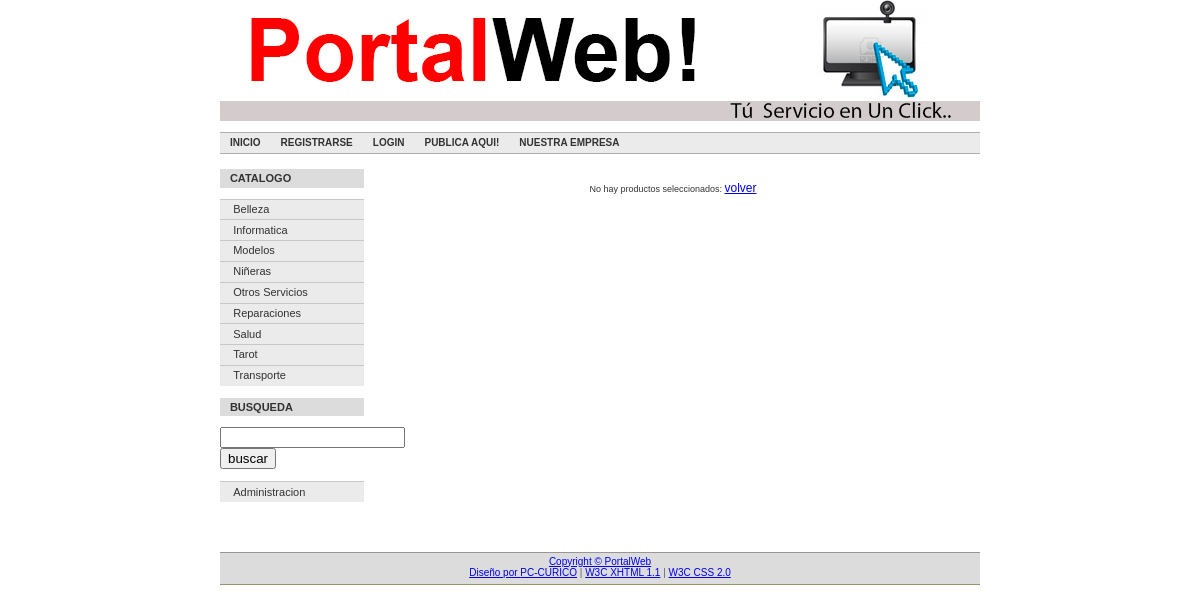
The app's page /index.php?ac=carro with its own data.
### tables this page shows
CREATE TABLE `categoriaproductos` (
  `CategoriaID` tinyint(4) NOT NULL auto_increment,
  `CategoriaNombre` varchar(20) NOT NULL,
  PRIMARY KEY  (`CategoriaID`)
);

### include/paginator.inc.php (called while the page is built, shortened)
<?php
 if(empty($_pagi_cuantos)){
	$_pagi_cuantos = 20;
 }
 if (empty($_GET['_pagi_pg'])){
	$_pagi_actual = 1;
 }else{
    	$_pagi_actual = $_GET['_pagi_pg'];
 }
 $_pagi_inicial = ($_pagi_actual-1) * $_pagi_cuantos;
 $_pagi_sqlLim = $_pagi_sql." LIMIT $_pagi_inicial,$_pagi_cuantos";
 $_pagi_result = mysql_query($_pagi_sqlLim);
?>

### index.php (the view, shortened to what this page needs)
<!DOCTYPE html PUBLIC "-//W3C//DTD XHTML 1.1//EN" "http://www.w3.org/TR/xhtml11/DTD/xhtml11.dtd">
<html xmlns="http://www.w3.org/1999/xhtml" xml:lang="es">
<head>
  <link rel="stylesheet" type="text/css" href="css/estilo.css" />
</head>
<body>
  <div id="wrap">
    <div id="header-seccion"><img src="imagenes/banner.jpg" width="760" height="130" alt="Banner" /></div>
    <div id="header">
      <ul>
        <li><a href="index.php">Inicio</a></li>
        <li><a href="index.php?ac=registro">Registrarse</a></li>
        <li><a href="index.php?ac=cuenta">Login</a></li>
        <li><a href="index.php?ac=proveedor">Publica Aqui!</a></li>
        <li><a href="#">Nuestra Empresa</a></li>
		</ul>
    </div>
    <div id="izq-column">
		<ul>
			<li class="izq-navheader-primero">Catalogo</li>
			<li>
<?php
$_pagi_sql='SELECT * FROM `categoriaproductos` order by CategoriaNombre';
include("include/paginator.inc.php");
if ($fila=mysql_fetch_array($_pagi_result))
	{
					 		do
							 {
							 echo "<a href='index.php?ac=catalogo&cid=".$fila[0]."'>".$fila[1]."</a>";
							 }
                             while( $fila=mysql_fetch_array($_pagi_result) );
	}
?>
			</li>
		</ul>
		<br>
		<ul>
				<li class="izq-navheader-primero">Busqueda</li>
				<li>
			  	<form name="busqueda" method="post" action="index.php?ac=busca">
				               <input name="palabra" type="text" id="palabra">
		        		       <input type="submit" name="Submit" value="buscar">
		        </form>
		        </li>
		</ul>
		<br>
		<ul>
		<li><a href="admin/login.php">Administracion</a></li>
		</ul>
    </div>
<?php
switch ($_GET['ac']) {
    case 'carro':
        include('contenidos/carro.php');
        break;
}
include ("contenidos/abajo.php");
?>

### css/estilo.css (style rules this page uses)
body { font-size: 62.5%; margin: 0em auto; padding: 0em; background: url(../imagenes/sitio/fondo.gif) top center repeat-y; font-family: Verdana,Tahoma, Arial,sans-serif; }
#wrap { width: 76em; margin: 0em auto; }
#header-seccion { width: 76em; margin: 0em 0em 0em 0em; }
#header { clear: both; margin: 0em 0em 1.5em 0em; border-top: solid 0.1em rgb(175,175,175); border-bottom: solid 0.1em rgb(175,175,175); background-color: rgb(235,235,235); text-transform: uppercase; line-height: 2.0em; height: 2.0em; color: rgb(50,50,50); }
#header ul { margin: 0em; padding: 0em; list-style: none; font-weight: bold; font-size: 1.0em; }
#header li { float: left; white-space: nowrap; }
#header li a { display: block; padding: 0em 1.0em 0em 1.0em; border-der: solid 0.1em rgb(175,175,175); background-color: rgb(235,235,235); text-decoration: none; color: rgb(50,50,50); }
#izq-column { width: 20%; float: left; vertical-align: top; background-color: rgb(255,255,255); font-size: 1.1em; color: rgb(50,50,50); }
#izq-column ul { width: 95%; padding: 0em; margin: 0em; list-style: none; }
#izq-column li { margin: 0em 0em 0em 0em; }
#izq-column li a { display: block; padding: 0.3em 0.7em 0.2em 1.2em; border-izq: solid 0.5em rgb(235,235,235); border-top: solid 0.1em rgb(200,200,200); background-color: rgb(235,235,235); text-decoration: none; font-weight: normal; color: rgb(50,50,50); height: 1.3em; }
#izq-column .izq-navheader-primero { display: block; margin: 0em 0em 1.0em 0em; padding: 0.3em 0.7em 0.3em 0.9em; border-left: solid 0em rgb(255,210,113); background-color: rgb(220,220,220); text-transform: uppercase; text-decoration: none; font-weight: bold; color: rgb(50,50,50); }

### records on screen
categoriaproductos: CategoriaNombre "Belleza"
categoriaproductos: CategoriaNombre "Informatica"
categoriaproductos: CategoriaNombre "Modelos"
categoriaproductos: CategoriaNombre "Niñeras"
categoriaproductos: CategoriaNombre "Otros Servicios"
categoriaproductos: CategoriaNombre "Reparaciones"
categoriaproductos: CategoriaNombre "Salud"
categoriaproductos: CategoriaNombre "Tarot"
categoriaproductos: CategoriaNombre "Transporte"
